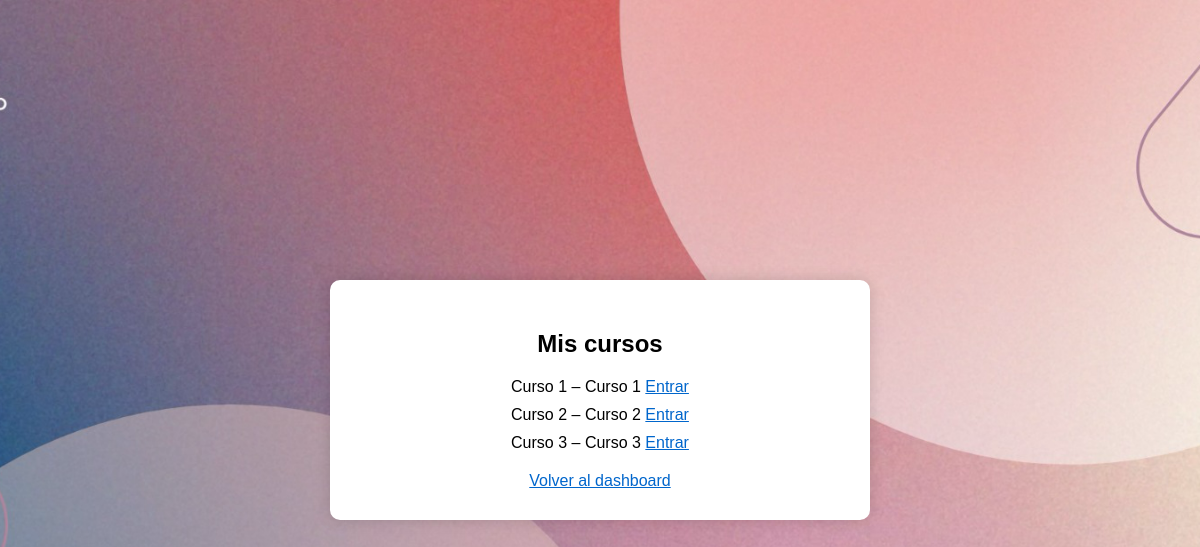
Page /cursos/ (signed in) on the committed database.
### cursos/models.py (models this page shows, shortened)
class Curso(models.Model):
    titulo = models.CharField(max_length=200)
    descripcion = models.TextField()
    orden = models.PositiveIntegerField(unique=True)
    archivo_video = models.CharField(
    max_length=100,
    default='video1.txt',
    help_text="Nombre del archivo .txt del video (ej: video1.txt)")

### cursos/views.py (the view)
# urls.py: path('', lista_cursos, name='lista_cursos'),
@login_required
def lista_cursos(request):
    cursos = Curso.objects.order_by('orden')
    progreso = ProgresoCurso.objects.filter(usuario=request.user)
    cursos_disponibles = []
    for curso in cursos:
        if curso.orden == 1:
            disponible = True
        else:
            curso_anterior = Curso.objects.get(orden=curso.orden - 1)
            disponible = progreso.filter(
                curso=curso_anterior,
                completado=True
            ).exists()
        cursos_disponibles.append({
            'curso': curso,
            'disponible': disponible
        })
    return render(request, 'cursos/lista_cursos.html', {
    'cursos_disponibles': cursos_disponibles,
    'layout': 'layout-cursos'
    })

### templates/cursos/lista_cursos.html (shortened to what this page needs)
{% extends 'base.html' %}
{% block contenido %}
<div class="caja" style="width: 480px;">
    <h2>Mis cursos</h2>
    <ul style="padding-left: 0; list-style: none;">
        {% for item in cursos_disponibles %}
            <li style="margin-bottom: 10px;">
                Curso {{ item.curso.orden }} – {{ item.curso.titulo }}
                {% if item.disponible %}
                    <a href="{% url 'detalle_curso' item.curso.id %}">Entrar</a>
                {% else %}
                    🔒 Bloqueado
                {% endif %}
            </li>
        {% endfor %}
    </ul>
    <div style="margin-top: 20px;">
        <a href="{% url 'dashboard' %}">Volver al dashboard</a>
    </div>
</div>
{% endblock %}

### static/css/estilos.css (style rules this page uses)
body { margin: 0; font-family: Arial, sans-serif; }
.caja { background: white; padding: 30px; width: 360px; border-radius: 10px; box-shadow: 0 0 15px rgba(0,0,0,0.15); text-align: center; }
h2 { margin-bottom: 20px; }
a { color: #0066cc; }
body.layout-cursos { background-image: url("../fondos/mis_cursos_bg.png"); background-size: cover; background-position: center; background-repeat: no-repeat; }

### rows in the picture
Curso: curso.orden "1", curso.titulo "Curso 1"
Curso: curso.orden "2", curso.titulo "Curso 2"
Curso: curso.orden "3", curso.titulo "Curso 3"
